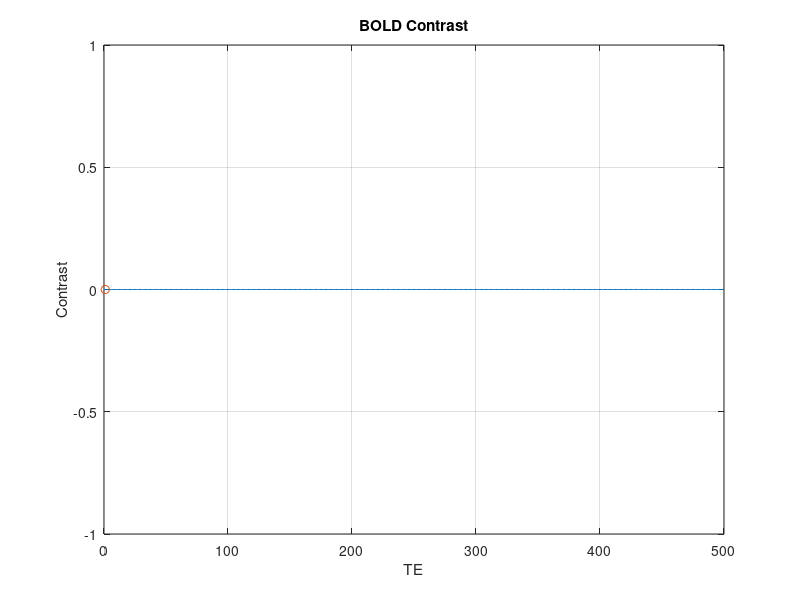

This chart was generated by the following MATLAB code:
% function of TE
TE = 0:1:500;

%constant
Mo = 1;

% get input for first signal
disp('First Signal')
T21 = input('What T2 value: ');
T21bchi = input('What T2(Bo, Delta Chi): ');

% get input for second signal
disp('Second Signal')
T22 = input('What T2 value: ');
T22bchi = input('What T2(Bo, Delta Chi): ');

% calculate T2star using user input
T2star1 = ((1/T21) + (1/T21bchi)).^(-1);
T2star2 = ((1/T22) + (1/T22bchi)).^(-1);

% equations for magnitudes
M1 = Mo .* exp(-TE/T2star1);  %first signal
M2 = Mo .* exp(-TE/T2star2);  %second signal

% calculate contrast
contrast = M1 - M2;

% plot contrast
figure()
plot(TE, contrast)

% show max or min
hold on
if contrast<=0
    [M,I] = min(contrast); 
else 
    [M,I] = max(contrast) ;
end
plot(I, M, 'o');
hold off

% label graph
xlabel('TE')
ylabel('Contrast')
title('BOLD Contrast')
grid on


